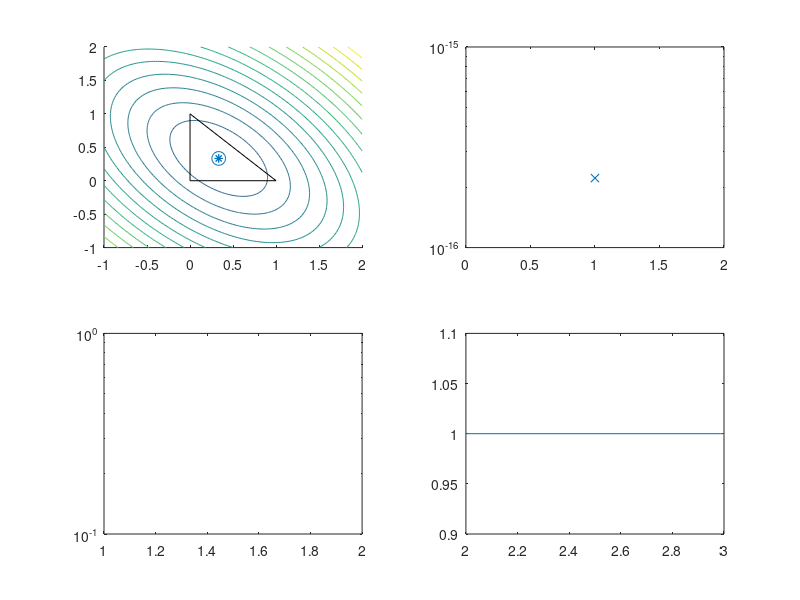

The MATLAB source for this figure:
function newton222mp1(u0, u1, u2, s0, s1, s2, h)
    if nargin < 1
        u0 = 0;
    end
    if nargin < 2
        u1 = 0;
    end
    if nargin < 3
        u2 = 0;
    end
    if nargin < 4
        s0 = 1;
    end
    if nargin < 5
        s1 = 1;
    end
    if nargin < 6
        s2 = 1;
    end
    if nargin < 7
        h = 1;
    end

    du = [u1; u2] - u0;
    ds = [s1; s2] - s0;
    
    s = @(x, y) (1 - x - y)*s0 + x*s1 + y*s2;

    M = [2 1; 1 2];
    e = [-1; -1];
    f = 1;

    Q = @(x, y) [x y 1]*[M e; e' f]*[x; y; 1];
    l = @(x, y) sqrt((1 - x).^2 + (1 - y).^2 + (x + y).^2);
    
    g = @(x, y) du + h*(l(x, y)*ds + (s(x, y)/l(x, y))*(M*[x; y] + e));
    H = @(x, y) h*(2*(ds - (s(x, y)/(2*Q(x, y)))*(M*[x; y] + e))*(M*[x; ...
                        y] + e)' + s(x, y)*M)/l(x, y);

    X(1, :) = [1/3; 1/3];
    
    F_ = @(x, y) (1 - x - y)*u0 + x*u1 + y*u2 + h*s(x, y)*l(x, y);
    Fvals(1) = F_(X(1, 1), X(1, 2));

    niter = 200;
    step = 1;
    scale = 0.9;
    stepsizes(1) = 1;
    for k = (1:niter) + 1
        x = X(k - 1, 1);
        y = X(k - 1, 2);
        p = H(x, y)\g(x, y);

        % Backtracking line search
        tmp = [x; y] - step*p;
        while F_(tmp(1), tmp(2)) > Fvals(k - 1)
            step = scale*step;
            tmp = [x; y] - step*p;
        end
        stepsizes(k) = step;
        X(k, :) = tmp;

        Fvals(k) = F_(X(k, 1), X(k, 2));
        E(k - 1) = norm(p, 'inf')/norm(X(k, :), 'inf');
        if E(k - 1) < eps || abs(Fvals(k) - Fvals(k - 1)) < eps ...
                || any(X(k, :) < 0) || sum(X(k, :)) > 1
            break;
        end
    end
    if E(length(E)) == 0
        E(length(E)) = eps;
    end
    
    min_ = -1;
    max_ = 2;
    lin = linspace(min_, max_, 121);
    [x y] = meshgrid(lin, lin);
    F = (1 - x - y)*u0 + x*u1 + y*u2 + h*s(x, y).*l(x, y);

    figure;

    subplot(2, 2, 1);
    hold on;
    contour(x, y, F, 15);
    plot([0 1 0 0], [0 0 1 0], 'k');
    plot(X(:, 1), X(:, 2), '-*');
    xlim([min_, max_]);
    ylim([min_, max_]);
    scatter(X(size(X, 1), 1), X(size(X, 1), 2), 100);

    subplot(2, 2, 2);
    semilogy(1:length(E), E, '-x');
    xlim([0, length(E) + 1]);

    subplot(2, 2, 3);
    semilogy(1:length(Fvals), abs(Fvals - Fvals(length(Fvals))));
    xlim([1 length(Fvals)]);

    subplot(2, 2, 4);
    plot((1:length(stepsizes)) + 1, stepsizes);

end
